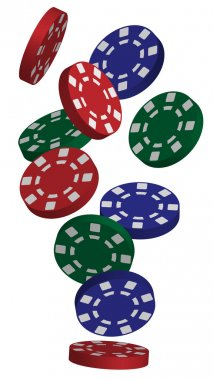
#> input picture OpenCV_102/poker.jpg, 213 x 380 px
$ python canny_edge_detection.py
#> lines starting #> are read from the running program, lines starting #| are printed output that depends on the picture; after the words box and inside, x2 and y2 are one past the last pixel; in counts of white or black regions, pixels touching at a corner belong together
# OpenCV102 Lesson 8

import argparse
import cv2

ap = argparse.ArgumentParser()
ap.add_argument("-i", "--image", type=str, default="poker.jpg", help="image to detect edges on")

args = vars(ap.parse_args())

image = cv2.imread(args["image"])
#> image is the input picture: shape (380, 213, 3); mean B, G, R 183.1, 177.4, 184.4
gray = cv2.cvtColor(image, cv2.COLOR_BGR2GRAY)
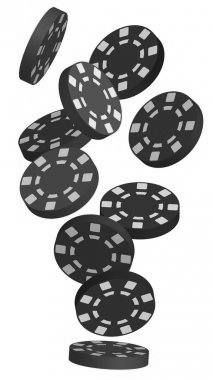
#> gray: shape (380, 213); min 16, max 255, mean 180.1
blurred = cv2.GaussianBlur(gray, (5,5), 0)
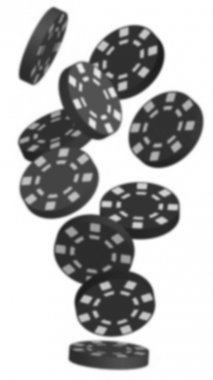
#> blurred: shape (380, 213); min 28, max 255, mean 180.1

cv2.imshow("Original", image)
cv2.imshow("Grayscale", gray)
cv2.imshow("Blurred", blurred)

wide = cv2.Canny(blurred, 10,200)
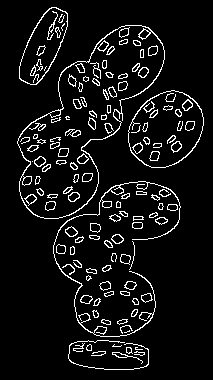
#> wide: shape (380, 213); 7.3% white in thin lines or dots, all inside (x1, y1, x2, y2) = (17, 7, 204, 370)
mid = cv2.Canny(blurred, 30, 150)
tight = cv2.Canny(blurred, 240, 250)
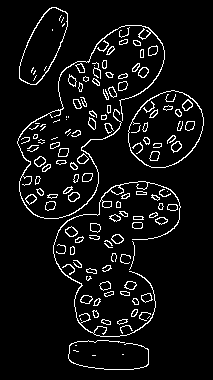
#> tight: shape (380, 213); 6.6% white in thin lines or dots, all inside (x1, y1, x2, y2) = (17, 7, 204, 370)

cv2.imshow("Wide Edge Map", wide)
cv2.imshow("Mid Edge Map", mid)
cv2.imshow("Tight Edge Map", tight)
cv2.waitKey(0)
